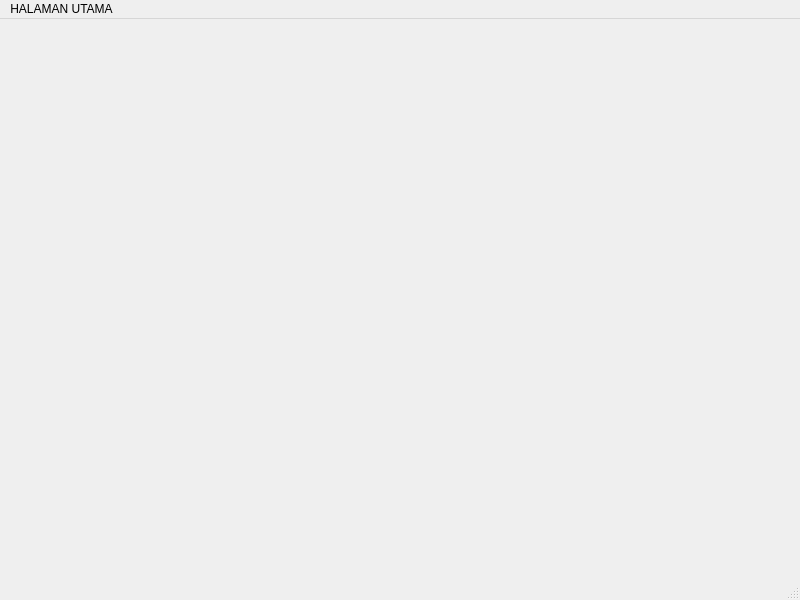
<?xml version="1.0" encoding="UTF-8"?>
<ui version="4.0">
 <class>Main</class>
 <widget class="QMainWindow" name="Main">
  <property name="geometry">
   <rect>
    <x>0</x>
    <y>0</y>
    <width>800</width>
    <height>600</height>
   </rect>
  </property>
  <property name="windowTitle">
   <string>Main</string>
  </property>
  <widget class="QWidget" name="centralwidget"/>
  <widget class="QMenuBar" name="menubar">
   <property name="geometry">
    <rect>
     <x>0</x>
     <y>0</y>
     <width>800</width>
     <height>21</height>
    </rect>
   </property>
   <widget class="QMenu" name="menuHALAMAN_UTAMA">
    <property name="title">
     <string>HALAMAN UTAMA</string>
    </property>
    <addaction name="actionDATA_PASIEN"/>
    <addaction name="actionDATA_DOKTER"/>
    <addaction name="actionDATA_PEMERIKSAAN"/>
    <addaction name="actionDATA_TRANSAKSI"/>
   </widget>
   <addaction name="menuHALAMAN_UTAMA"/>
  </widget>
  <widget class="QStatusBar" name="statusbar"/>
  <action name="actionDATA_PASIEN">
   <property name="text">
    <string>DATA PASIEN</string>
   </property>
  </action>
  <action name="actionDATA_DOKTER">
   <property name="text">
    <string>DATA DOKTER</string>
   </property>
  </action>
  <action name="actionDATA_PEMERIKSAAN">
   <property name="text">
    <string>DATA PEMERIKSAAN</string>
   </property>
  </action>
  <action name="actionDATA_TRANSAKSI">
   <property name="text">
    <string>DATA TRANSAKSI</string>
   </property>
  </action>
 </widget>
 <resources/>
 <connections/>
</ui>
